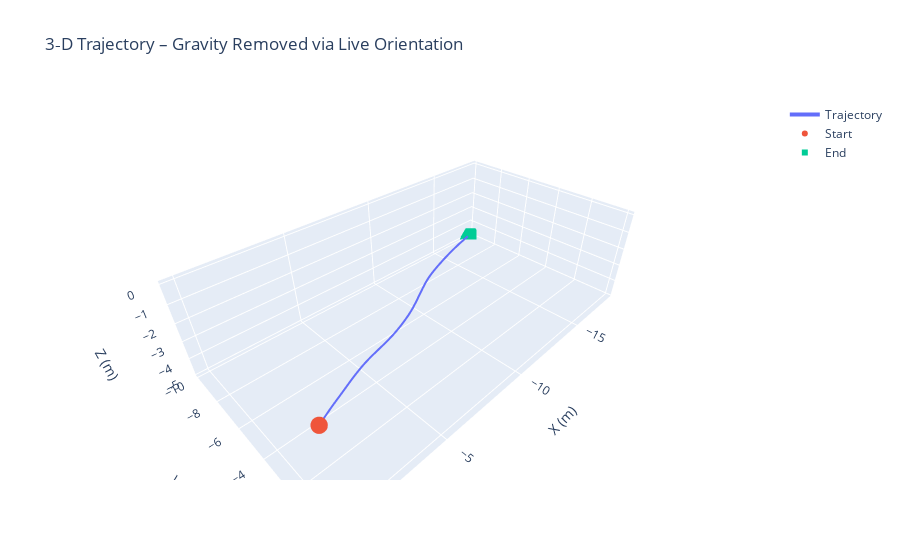

The cell this chart's notebook holds for it:
### Code cell
# -------------------------------------------------------------------------
#  GRAVITY‑COMPENSATED TRAJECTORY  –  “Up” calibrated from first samples
# -------------------------------------------------------------------------
#  pip install pandas numpy scipy plotly
# -------------------------------------------------------------------------

# ---------- PARAMS --------------------------------------------------------
FILENAME = "20250420_171110.csv"
FS       = 100.0            # 100 Hz (index dt = 0.01 s)
DT       = 1.0 / FS
N_INIT   = 10               # first 0.5 s at rest → find gravity
G        = 9.80665          # m s‑2

# -------------------------------------------------------------------------
import pandas as pd, numpy as np
from scipy.spatial.transform import Rotation as R
from scipy.integrate import cumulative_trapezoid
from scipy.signal import savgol_filter
import plotly.graph_objects as go

# ---- 2. TIME ARRAY -------------------------------------------------------
t  = data.index.to_numpy() * DT

eul = np.deg2rad(data[["AngX","AngY","AngZ"]].to_numpy())
R_sensor = R.from_euler("xyz", eul)

# ---- 4. RAW BODY‑FRAME ACCEL --------------------------------------------
acc_b = data[["AccX","AccY","AccZ"]].to_numpy()

# ---- 5. FIND GRAVITY IN BODY FRAME  (calibration) -----------------
g_b_raw = acc_b[:N_INIT].mean(axis=0)              # avg gravity vector
g_body  = g_b_raw / np.linalg.norm(g_b_raw)        # unit “up” vector

# ---- 5a. VALIDATE — print |a| for the init window -----------------
a_mags = np.linalg.norm(acc_b[:N_INIT], axis=1)    # magnitude of each row
print("First", N_INIT, "samples |a| (m/s²):")
print(a_mags)

print("\nMean |a| over init window: {:.4f} m/s²".format(a_mags.mean()))

print("Calibrated 'up' unit‑vector in BODY frame:", g_body)

# ---- 6. ROTATION THAT ALIGNS THIS GRAVITY TO WORLD Z+ --------------------
world_g = np.array([0, 0, 1.0])                  # +Z == sensor feels +g
v   = np.cross(g_body, world_g)
c   = np.dot(g_body, world_g)
s   = np.linalg.norm(v)
if s < 1e-8:                                     # already aligned
    R_align = R.identity()
else:
    u       = v / s
    theta   = np.arctan2(s, c)
    R_align = R.from_rotvec(u * theta)           # body→world bias‑fix

# ---- 7. FULL ORIENTATION FOR EACH ROW ------------------------------------
R_bw = R_align * R_sensor                        # body→world (calibrated)

# ---- 8. ACCEL to WORLD & SUBTRACT GRAVITY --------------------------------
acc_w = R_bw.apply(acc_b)                        # m/s² in world frame
acc_w -= np.array([0, 0, G])                    # remove gravity

# optional zero‑phase smoothing to tame noise
#acc_w = savgol_filter(acc_w, 25, 3, axis=0)      # 0.25 s window, cubic

# ---- 9. DOUBLE INTEGRATION (cumulative_trapezoid) ------------------------
vel = np.vstack(([0,0,0], cumulative_trapezoid(acc_w, t, axis=0)))
pos = np.vstack(([0,0,0], cumulative_trapezoid(vel, t, axis=0)))

# ---- 10. PLOT ------------------------------------------------------------
fig = go.Figure()
fig.add_trace(go.Scatter3d(
    x=pos[:,0], y=pos[:,1], z=pos[:,2],
    mode="lines", line=dict(width=4), name="Trajectory"))

fig.add_trace(go.Scatter3d(
    x=[pos[0,0]], y=[pos[0,1]], z=[pos[0,2]],
    mode="markers", marker=dict(symbol="circle", size=6), name="Start"))

fig.add_trace(go.Scatter3d(
    x=[pos[-1,0]], y=[pos[-1,1]], z=[pos[-1,2]],
    mode="markers", marker=dict(symbol="square", size=6), name="End"))

fig.update_layout(
    scene=dict(xaxis_title="X (m)", yaxis_title="Y (m)",
               zaxis_title="Z (m)", aspectmode="data"),
    title="3‑D Trajectory – Gravity Removed via Live Orientation")
fig.show()

### Figure 1 — Plotly figure (JSON) as saved in the notebook; plotly's stock layout.template omitted (floating-point values rounded to 4 significant figures; data arrays with more than 128 entries replaced by an {"elided": "..."} marker saying what was removed)
{"data": [{"line": {"width": 4}, "mode": "lines", "name": "Trajectory", "type": "scatter3d", "x": {"elided": "284 float values"}, "y": {"elided": "284 float values"}, "z": {"elided": "284 float values"}}, {"marker": {"size": 6, "symbol": "circle"}, "mode": "markers", "name": "Start", "type": "scatter3d", "x": [0], "y": [0], "z": [0]}, {"marker": {"size": 6, "symbol": "square"}, "mode": "markers", "name": "End", "type": "scatter3d", "x": [-18.09], "y": [-9.845], "z": [-4.924]}], "layout": {"scene": {"aspectmode": "data", "xaxis": {"title": {"text": "X (m)"}}, "yaxis": {"title": {"text": "Y (m)"}}, "zaxis": {"title": {"text": "Z (m)"}}}, "title": {"text": "3‑D Trajectory – Gravity Removed via Live Orientation"}}}
